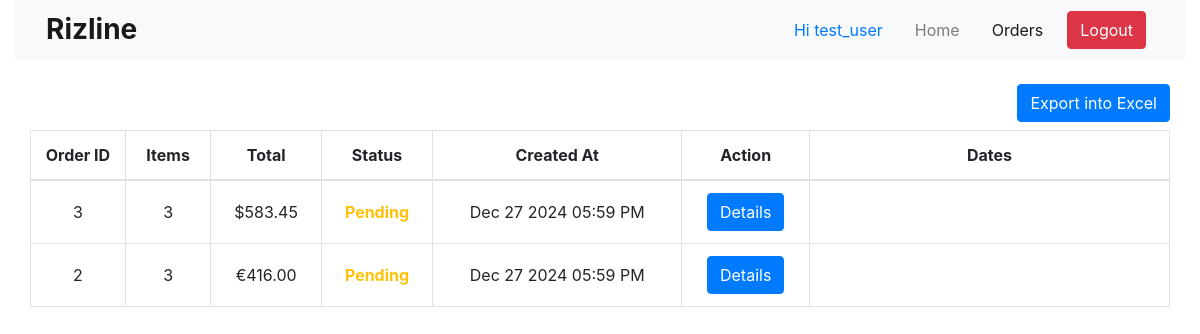
Screenshot of /orders.php (signed in) with the database file from the repository.
### tables this page shows
CREATE TABLE `orders` (
  `order_id` int NOT NULL,
  `user_id` int NOT NULL,
  `order_status` int NOT NULL,
  `order_currency` varchar(5) NOT NULL DEFAULT 'usd',
  `warehouse_date` date DEFAULT NULL,
  `production_date` date DEFAULT NULL,
  `created_at` timestamp NOT NULL DEFAULT CURRENT_TIMESTAMP
);

### db.php (called while the page is built, shortened)
<?php
function isUser()
{
    return $_SESSION['user_type'] == 'user' || $_SESSION['user_type'] == 'old_user';
}
function isStaff()
{
    return $_SESSION['user_type'] == 'staff';
}
?>

### orders.php (the view, shortened to what this page needs)
<?php
include "db.php";
?>
<!DOCTYPE html>
<html lang="en">
    <head>
        <link rel="stylesheet" href="https://cdn.jsdelivr.net/npm/bootstrap@4.4.1/dist/css/bootstrap.min.css"
>
        <link rel="stylesheet" href="https://cdn.jsdelivr.net/npm/bootstrap-icons@1.11.3/font/bootstrap-icons.min.css">
        <link href="https://cdnjs.cloudflare.com/ajax/libs/bootstrap-datepicker/1.9.0/css/bootstrap-datepicker.min.css"
            rel="stylesheet">
        <link rel="stylesheet" href="./style.css">
    </head>
    <body>
        <div class="container-fluid">
            <?php
            include './header.php';
            ?>
            <main class="mt-4">
                <div class="container-fluid">
                    <div class="table-responsive">
                        <div class="mb-2 text-right">
                            <button class="btn btn-primary" type="button" onclick="exportIntoExcel('main')">Export into
                                Excel</button>
                        </div>
                        <table class="table table-bordered main-orders" style="width:100%">
                            <thead>
                                <tr class="text-center">
                                    <th>Order ID</th>
                                    <th>Items</th>
                                    <?php
                                    if (!isStaff()) {
                                        echo '<th>Total</th>';
                                    }
                                    ?>
                                    <th>Status</th>
                                    <th>Created At</th>
                                    <th>Action</th>
                                    <th>Dates</th>
                                </tr>
                            </thead>
                            <tbody>
                                <?php
                                $user_id = $_SESSION['user_id'];
                                if (isAdmin() || isStaff()) {
                                    $sql1 = "SELECT * FROM orders ORDER BY order_id DESC";
                                } else {
                                    $sql1 = "SELECT * FROM orders WHERE user_id = '$user_id' ORDER BY order_id DESC";
                                }
                                $result = mysqli_query($conn, $sql1);
                                ?>
                                <?php while ($row = mysqli_fetch_assoc($result)):
                                    if ($row['order_currency'] == 'eur') {
                                        $price_sign = '&euro;';
                                    } else {
                                        $price_sign = '&dollar;';
                                    }
                                    ?>
                                    <tr class="text-center">
                                        <td class="col-sm-1 align-middle">
                                            <?php echo $row['order_id']; ?>
                                        </td>
                                        <td>
                                            <?php
                                            $order_id = $row['order_id'];
                                            $sql3 = "SELECT * FROM order_lines WHERE `order_id` = '$order_id'";
                                            $result3 = mysqli_query($conn, $sql3);
                                            $total = 0;
                                            $items = 0;
                                            if (mysqli_num_rows($result3) > 0) {
                                                while ($row3 = mysqli_fetch_assoc($result3)) {
                                                    $itemTotal = $row3['quantity'] * $row3['price'];
                                                    $total += $itemTotal;
                                                    $items++;
                                                }
                                            }
                                            echo $items;
                                            ?>
                                        </td>
                                        <?php
                                        if (!isStaff()) {
                                            ?>
                                            <td>
                                                <?php
                                                echo '<span class="">' . $price_sign . '</span><span class="">' . number_format($total, 2, '.', ',') . '</span>';
                                                ?>
                                            </td>
                                            <?php
                                        }
                                        ?>
                                        <td>
                                            <?php
                                            echo $status = ($row['order_status'] == 1) ? '<span class="font-weight-bold text-success">Confirmed</span>' : '<span class="font-weight-bold text-warning">Pending</span>';
                                            ?>
                                        </td>
                                        <td>
                                            <?php
                                            echo date('M d Y h:i A', strtotime($row['created_at']));
                                            ?>
                                        </td>
                                        <td>
                                            <a href="./order_details.php?order_id=<?php echo $order_id; ?>"
                                                class="btn btn-primary">Details</a>
                                        </td>
                                        <?php
                                        if (!isUser()) {
                                            ?>
                                            <td>
                                                <form action="./orders.php" method="POST"
                                                    class="d-flex align-items-end dates-flex text-left date-form">
                                                    <input type="hidden" name="order_id"
                                                        value="<?php echo $row['order_id']; ?>">
                                                    <div class="d-flex flex-column">
                                                        <span class="df-label">Warehouse Date</span>
                                                        <input type="text" id="warehouse_date_<?php echo $row['order_id']; ?>"
                                                            name="warehouse_date" class="form-control date-inp form-control-sm"
                                                            value="<?php echo ($row['warehouse_date'] != null) ? date('d m Y', strtotime($row['warehouse_date'])) : ''; ?>">
                                                    </div>
                                                    <div class="d-flex flex-column">
                                                        <span class="df-label">Production Date</span>
                                                        <input type="text" id="production_date_<?php echo $row['order_id']; ?>"
                                                            name="production_date" class="form-control date-inp form-control-sm"
                                                            value="<?php echo ($row['production_date'] != null) ? date('d m Y', strtotime($row['production_date'])) : ''; ?>">
                                                    </div>
                                                    <div class="d-flex flex-column">
                                                        <button class="btn btn-primary btn-sm" name="add_dates"
                                                            type="submit">Add</button>
                                                    </div>
                                                </form>
                                            </td>
                                            <?php
                                        } else if (isUser()) {
                                            ?>
                                                <td>
                                                </td>
                                            <?php
                                        }
                                        ?>
                                    </tr>
                                <?php endwhile; ?>
                            </tbody>
                        </table>
                    </div>
                </div>
            </main>
        </div>
    </body>
</html>

### style.css (style rules this page uses)
* { scrollbar-width: thin; }
.table th, .table td { vertical-align: middle; }
.main-orders tr>:last-child { width: 360px; }

### rows the page displays
orders: order_id "3", items "3", order_currency "$", total "583.45", order_status "Pending", created_at "Dec 27 2024 05:59 PM"
orders: order_id "2", items "3", order_currency "€", total "416.00", order_status "Pending", created_at "Dec 27 2024 05:59 PM"

### other values shown
$_SESSION['username'] "test_user"
